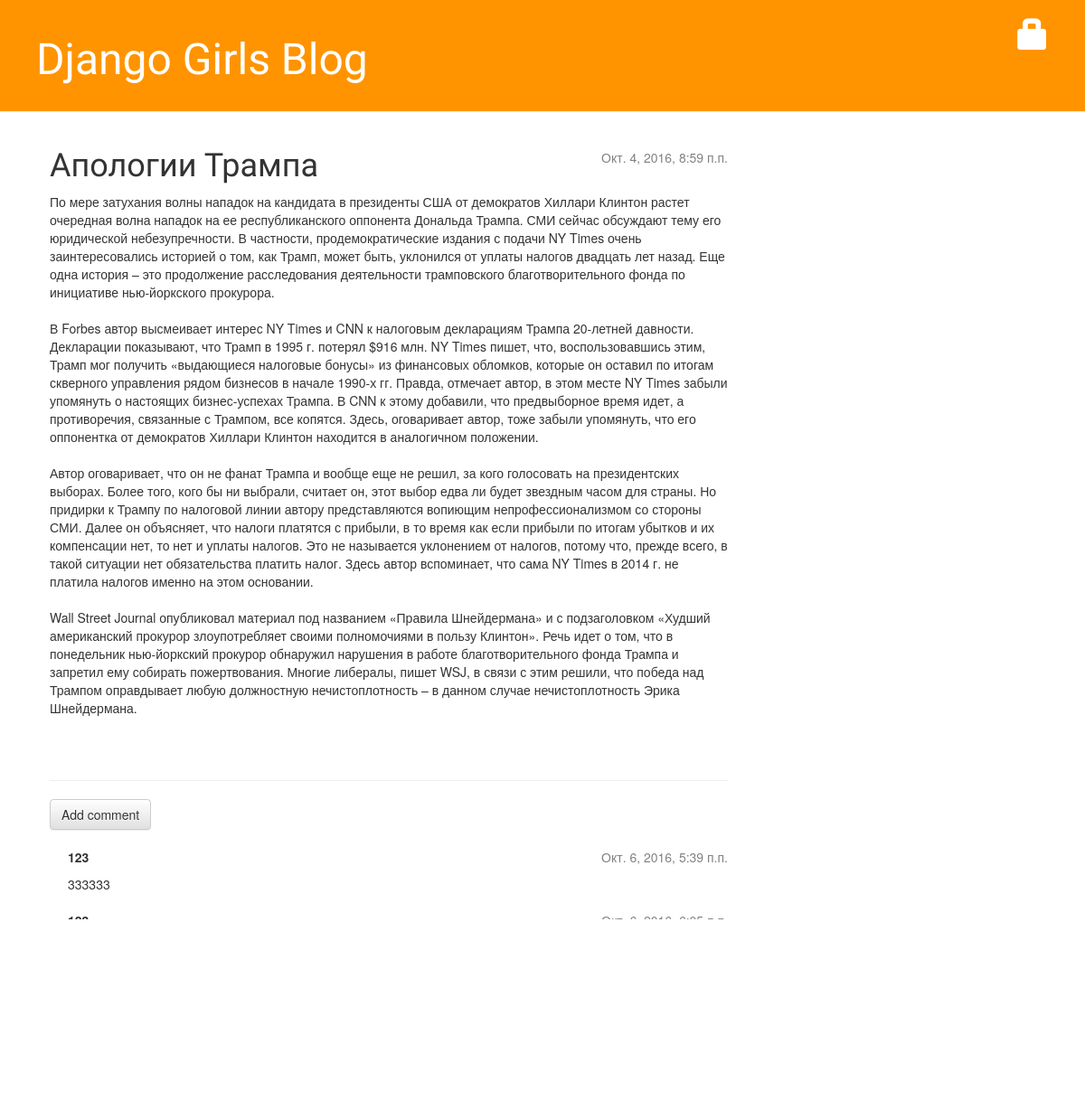
The app's page /post/2/ with its own data.
### blog/models.py (models this page shows, shortened)
class Post(models.Model):
    author = models.ForeignKey('auth.User')
    title = models.CharField(max_length = 200)
    text = models.TextField()
    created_date = models.DateTimeField(default = timezone.now)
    published_date = models.DateTimeField(blank = True, null = True)

class Comment(models.Model):
    post = models.ForeignKey('blog.Post', related_name='comments')
    author = models.CharField(max_length=200)
    text = models.TextField()
    created_date = models.DateTimeField(default=timezone.now)
    approved_comment = models.BooleanField(default=False)

### blog/views.py (the view)
# urls.py: url(r'^post/(?P<pk>[0-9]+)/$', views.post_detail, name='post_detail'),
def post_detail(request, pk):
    post = get_object_or_404(Post, pk=pk)
    return render(request, 'blog/post_detail.html', {'post': post})

### blog/templates/blog/post_detail.html (shortened to what this page needs)
{% extends 'blog/base.html' %}
{% block content %}
    <div class="post">
        {% if post.published_date %}
            <div class="date">
                {{ post.published_date }}
            </div>
        {% else %}
            <a class="btn btn-default" href="{% url 'post_publish' pk=post.pk %}">Publish</a>
            <a class="btn btn-default" href="{% url 'post_remove' pk=post.pk %}"><span class="glyphicon glyphicon-remove"></span></a>
        {% endif %}
        <h1>{{ post.title }}</h1>
        <p>{{ post.text|linebreaksbr }}</p>
    </div>
<hr>
<a class="btn btn-default" href="{% url 'add_comment_to_post' pk=post.pk %}">Add comment</a>
{% for comment in post.comments.all %}
    {% if user.is_authenticated or comment.approved_comment %}
    <div class="comment">
        <div class="date">{{ comment.created_date }}
        </div>
        <strong>{{ comment.author }}</strong>
        <p>{{ comment.text|linebreaks }}</p>
    </div>
    {% endif %}
{% empty %}
    <p>No comments here yet :(</p>
{% endfor %}
{% endblock %}

### blog/static/css/blog.css (style rules this page uses)
h1, h2, h3, h4 { font-family: 'Lobster', cursive; }
.date { float: right; color: #828282; }
.post { margin-bottom: 70px; }
.comment { margin: 20px 0px 20px 20px; }

### records on screen
Post: published_date "Окт. 4, 2016, 8:59 п.п.", title "Апологии Трампа", text "По мере затухания волны нападок на кандидата в президенты США от демократов Хиллари Клинтон растет очередная волна нападок на ее республиканского оппонента Дональда Трампа. СМИ сейчас обсуждают тему его юридической небезупречности. В частности, продемократические издания с подачи NY Times очень заинтересовались историей о том, как Трамп, может быть, уклонился от уплаты налогов двадцать лет назад. Еще одна история – это продолжение расследования деятельности трамповского благотворительного фонда по инициативе нью-йоркского прокурора. В Forbes автор высмеивает интерес NY Times и CNN к налоговым декларациям Трампа 20-летней давности. Декларации показывают, что Трамп в 1995 г. потерял $916 млн.…"
Comment: created_date "Окт. 6, 2016, 5:39 п.п.", author "123", text "333333"
Comment: created_date "Окт. 6, 2016, 6:05 п.п.", author "123"
